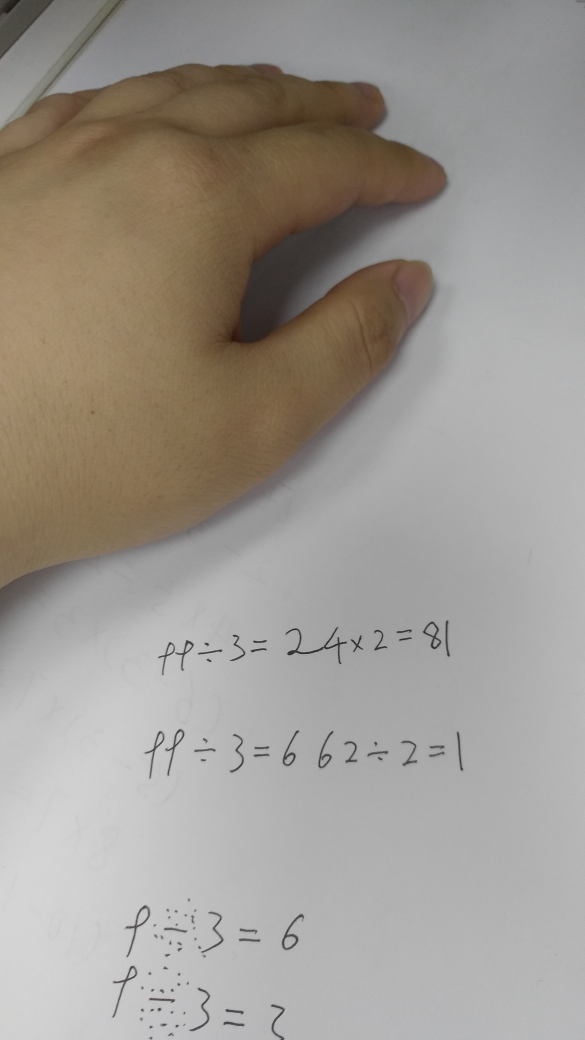
#> input picture images/bk1.jpg, 2340 x 4160 px (shown at 1/4 size)
$ python new.py   (older library calls are emulated)
#> lines starting #> are read from the running program, lines starting #| are printed output that depends on the picture; after the words box and inside, x2 and y2 are one past the last pixel; in counts of white or black regions, pixels touching at a corner belong together; long printed decimals are rounded
#> further down, img is the input picture: shape (4160, 2340, 3); mean B, G, R 144.5, 151.6, 157.3
# coding: utf-8

import numpy as np
import cv2
import matplotlib.pyplot as plt
import os
import sys


def detect(img):
    """
    :param img:
    :return:
    """
    gray = cv2.cvtColor(img, cv2.COLOR_BGR2GRAY)
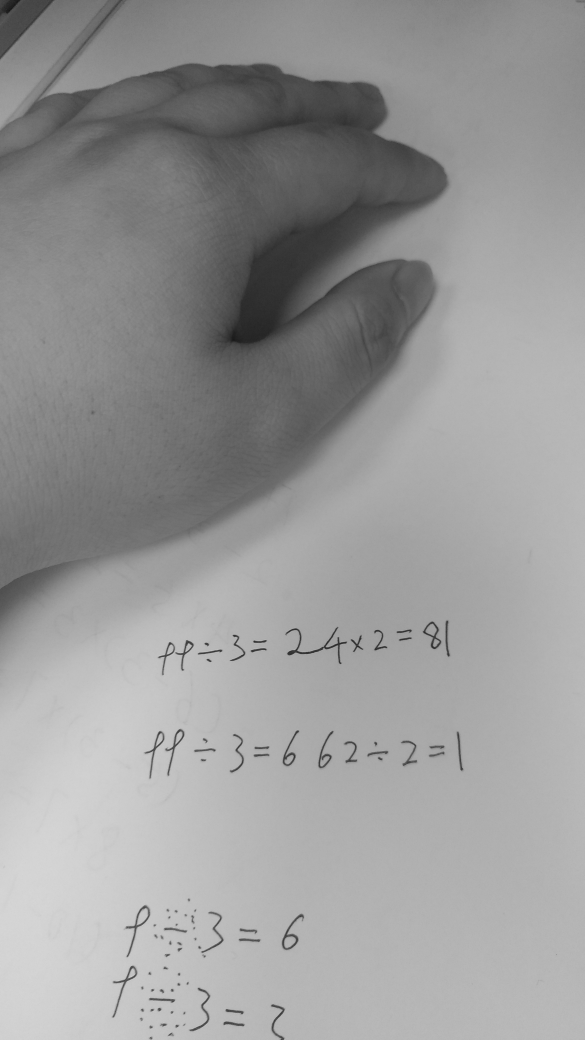
#> gray: shape (4160, 2340) (shown at 1/4 size); min 1, max 223, mean 152.5
    print(gray.shape)
#| (4160, 2340)

    dilation = preprocess(gray)

    region = find_text_region(dilation)

    for box in region:
        cv2.drawContours(img, [box], 0, (0, 255, 0), 2)

    cv2.namedWindow('img', cv2.WINDOW_NORMAL)
    cv2.imshow('img', img)

    # cv2.imwrite("contours.png", img)

    cv2.waitKey(0)
    cv2.destroyAllWindows()


def preprocess(gray):
    """
    :param img:
    :return:
    """
    sobel = cv2.Sobel(gray, cv2.CV_8U, dx=1, dy=0, ksize=3)
    # plt.imshow(sobel)
    # plt.show()

    ret, binary = cv2.threshold(sobel, 0, 255, cv2.THRESH_OTSU)
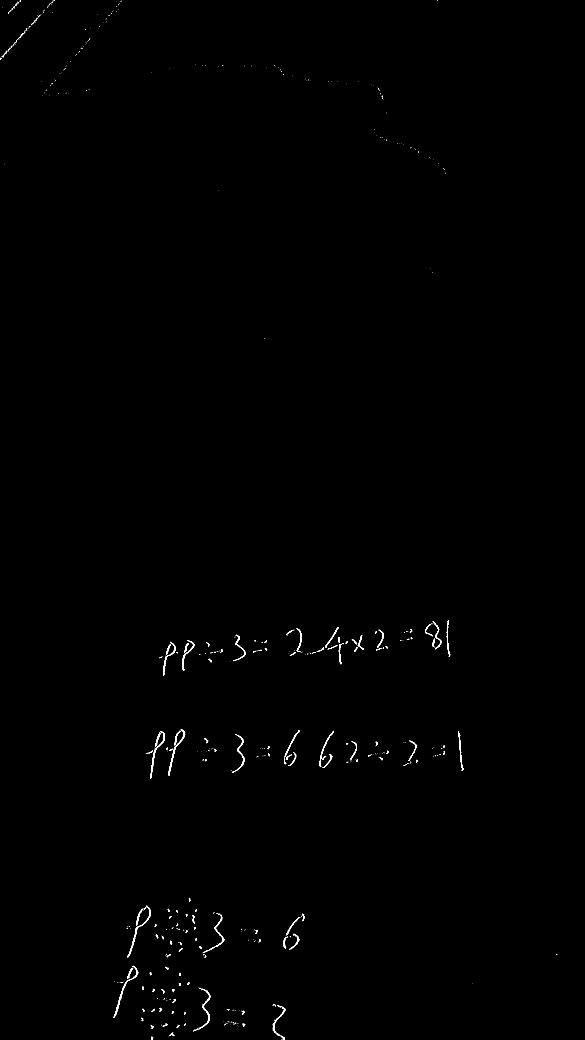
#> binary: shape (4160, 2340) (shown at 1/4 size); 0.24% white; 735 white regions (593 under 20 px), largest, box (x1, y1, x2, y2) and area: (673, 2918, 741, 3104) 972, (600, 2925, 660, 3116) 941, (453, 3916, 526, 4071) 814
#> ret = 77

    print(ret)
#| 77.0
    plt.imshow(binary)
    plt.title('ori binary')
    plt.show()

    element1 = cv2.getStructuringElement(cv2.MORPH_RECT, (10, 6))
    element2 = cv2.getStructuringElement(cv2.MORPH_RECT, (24, 4))
    #
    # element1 = cv2.getStructuringElement(cv2.MORPH_RECT, (90, 18))
    # element2 = cv2.getStructuringElement(cv2.MORPH_RECT, (72, 12))

    dilation = cv2.dilate(binary, element2, iterations=1)
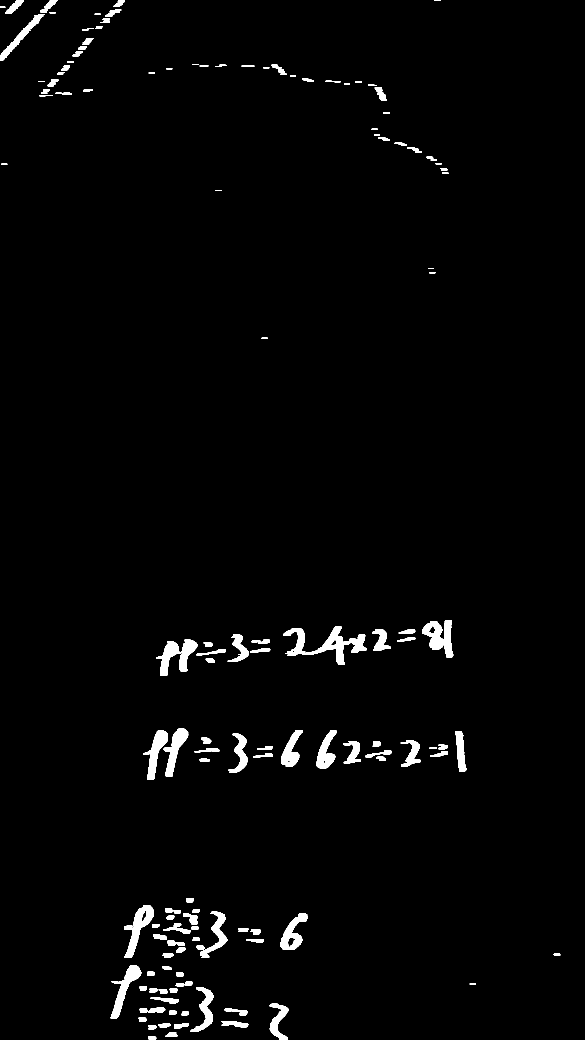
#> dilation: shape (4160, 2340) (shown at 1/4 size); 1.9% white; 164 white regions, largest, box (x1, y1, x2, y2) and area: (1134, 2507, 1467, 2659) 14897, (1689, 2481, 1813, 2629) 9718, (496, 3620, 615, 3831) 8829
    plt.imshow(dilation)
    plt.title('dil0')
    plt.show()

    erosion = cv2.erode(dilation, element1, iterations=1)
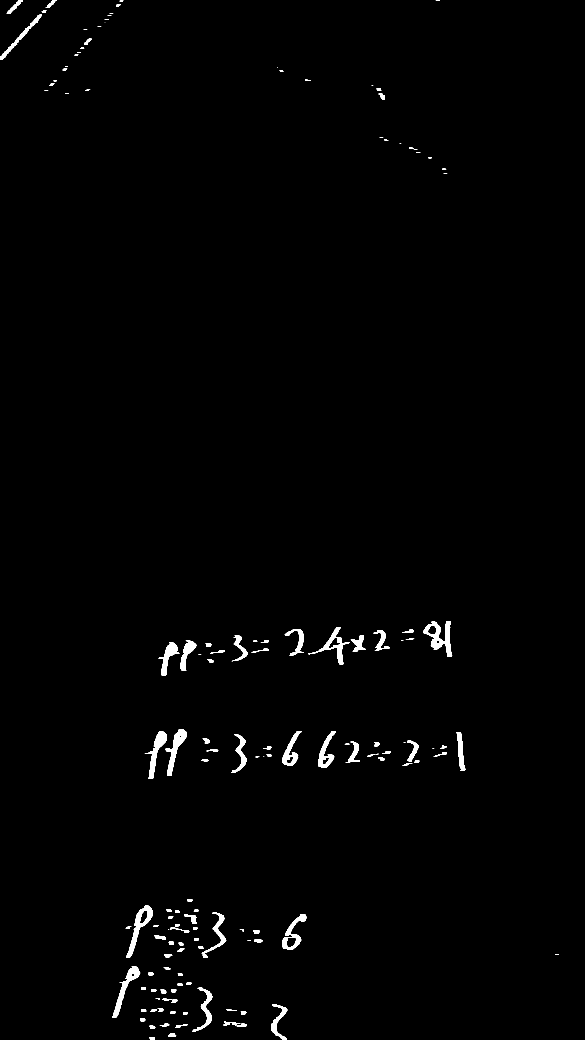
#> erosion: shape (4160, 2340) (shown at 1/4 size); 0.98% white; 145 white regions (21 under 20 px), largest, box (x1, y1, x2, y2) and area: (1694, 2484, 1809, 2627) 6117, (504, 3623, 611, 3829) 5307, (660, 2918, 748, 3104) 4997
    plt.imshow(erosion)
    plt.title('ero0')
    plt.show()

    median = cv2.medianBlur(erosion, 33)
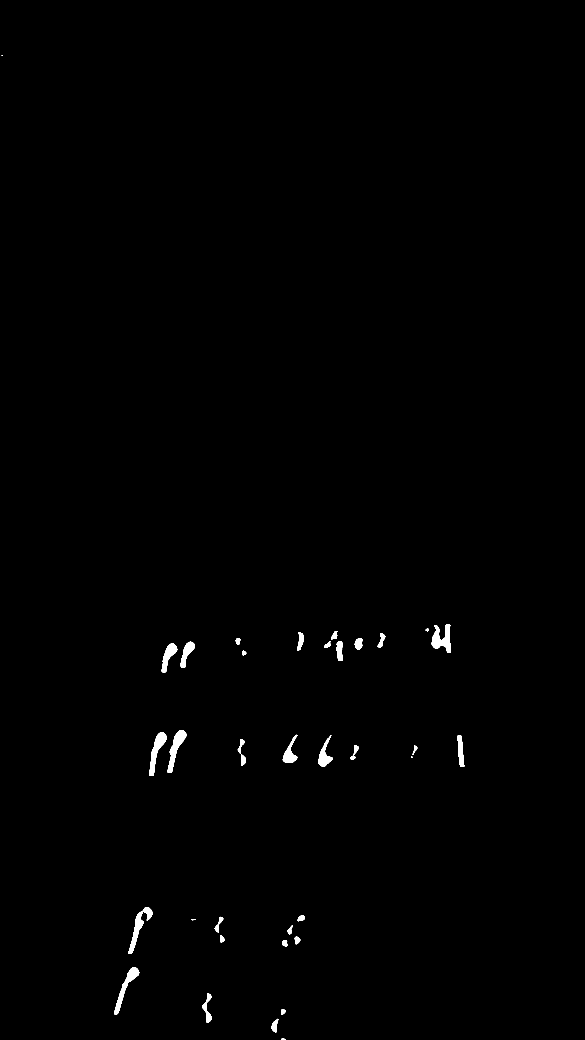
#> median: shape (4160, 2340) (shown at 1/4 size); 0.51% white; 36 white regions (2 under 20 px), largest, box (x1, y1, x2, y2) and area: (1726, 2498, 1804, 2612) 4729, (670, 2920, 746, 3092) 4540, (513, 3628, 609, 3816) 4508
    plt.imshow(median)
    plt.title('median')
    plt.show()

    # mask = 255 - cv2.adaptiveThreshold(
    #     sobel, 255,
    #     cv2.ADAPTIVE_THRESH_GAUSSIAN_C, cv2.THRESH_BINARY,
    #     3, 3)
    # plt.imshow(mask)
    # plt.title('mask')
    # plt.show()

    dilation1 = cv2.dilate(median, element2, iterations=4)
#> dilation1: shape (4160, 2340); 3.1% white; 20 white regions, largest, box (x1, y1, x2, y2) and area: (1087, 2935, 1482, 3075) 38553, (1144, 2520, 1589, 2652) 37062, (553, 2916, 794, 3111) 36569
    plt.imshow(dilation1)
    plt.title('dil1')
    plt.show()

    erosion1 = cv2.erode(dilation1, element2, iterations=1)
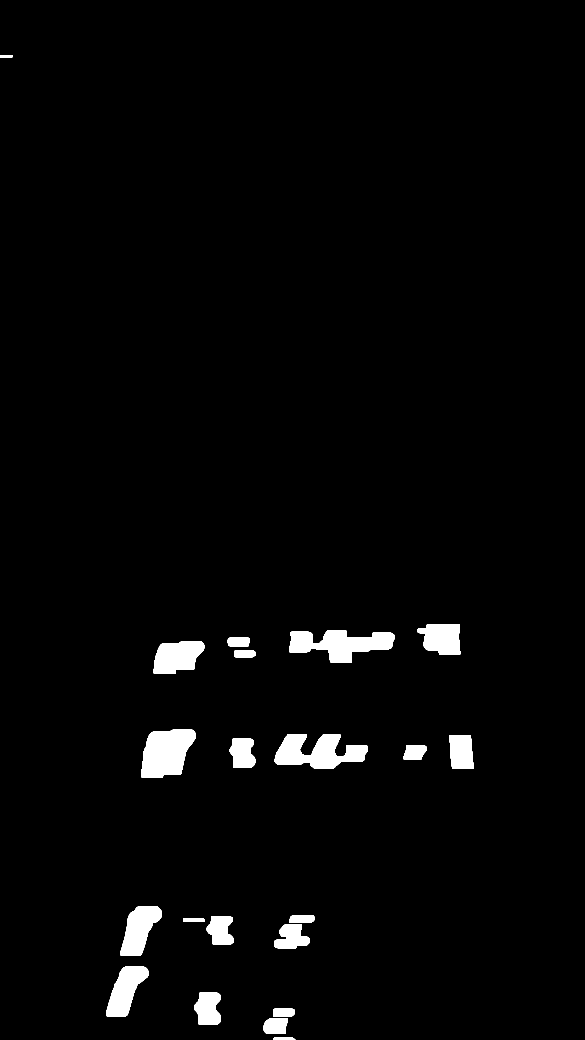
#> erosion1: shape (4160, 2340) (shown at 1/4 size); 2.5% white; 21 white regions, largest, box (x1, y1, x2, y2) and area: (565, 2918, 783, 3110) 31430, (1099, 2937, 1471, 3074) 30881, (1156, 2522, 1578, 2651) 30801
    plt.imshow(erosion1)
    plt.title('ero1')
    plt.show()

    dilation2 = cv2.dilate(erosion1, element2, iterations=8)
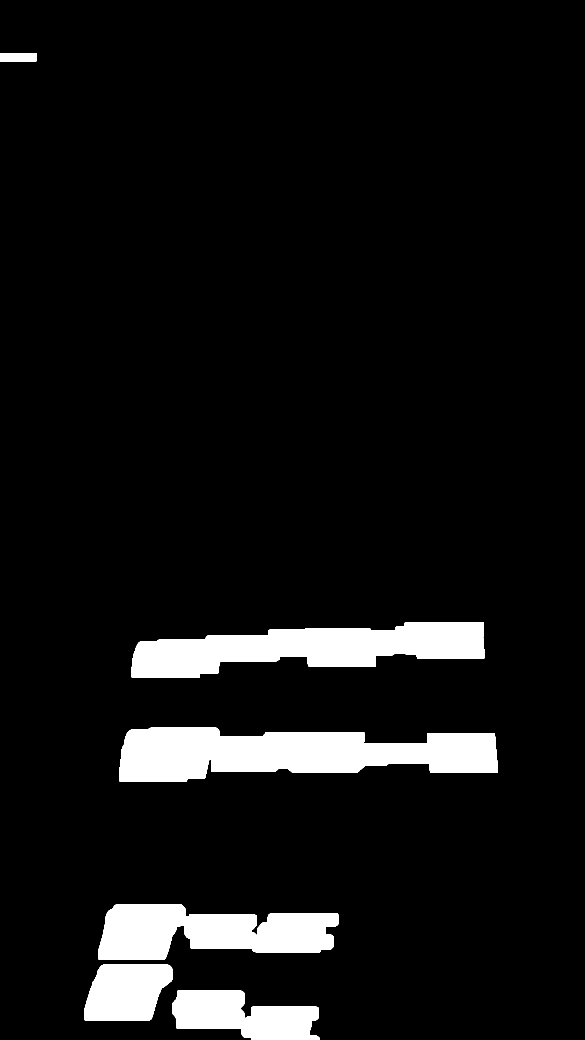
#> dilation2: shape (4160, 2340) (shown at 1/4 size); 7.4% white; 6 white regions
    plt.imshow(dilation2)
    plt.title('dil2')
    plt.show()

    return dilation2


def find_text_region(dilation):
    """
    :param dilation:
    :return:
    """
    region = []

    # 1. 查找轮廓
    image, contours, hierarchy = cv2.findContours(dilation, cv2.RETR_TREE, cv2.CHAIN_APPROX_SIMPLE)
#> contours = 6 contours; box (x1, y1, x2, y2) and area: (477, 2910, 1990, 3126) 230630, (527, 2488, 1937, 2712) 186455, (393, 3618, 1353, 3839) 146689, (690, 3963, 1277, 4160) 77616, (336, 3859, 690, 4081) 63322, (0, 212, 145, 247) 4896

    # 2. 筛选那些面积小的
    for i in range(len(contours)):
        cnt = contours[i]
        # 计算该轮廓的面积
        area = cv2.contourArea(cnt)

        # 面积小的都筛选掉
        if (area < 1000):
            continue

        # 轮廓近似，作用很小
        epsilon = 0.001 * cv2.arcLength(cnt, True)
        approx = cv2.approxPolyDP(cnt, epsilon, True)

        # 找到最小的矩形，该矩形可能有方向
        rect = cv2.minAreaRect(cnt)
        print("rect is: ")
        print(rect)

        # box是四个点的坐标
        box = cv2.boxPoints(rect)
        box = np.int0(box)

        # 计算高和宽
        height = abs(box[0][1] - box[2][1])
        width = abs(box[0][0] - box[2][0])

        # 筛选那些太细的矩形，留下扁的
        if height > width * 1.2:
            continue

        region.append(box)
#> this loop made 6 passes
#> (area, epsilon, rect, box, height, width) on passes 1 to 5: (77616.5, 1.69, ((986.7, 4061.1), (187.6, 601.2), -81.44), [[1270, 4198], [675, 4109], [703, 3923], [1297, 4013]], 275, 567), (63321.5, 1.05, ((512.5, 3969.5), (221, 353), -90), [[689, 4080], [336, 4080], [336, 3859], [689, 3859]], 221, 353), (146689, 2.71, ((872.5, 3728), (220, 959), -90), [[1352, 3838], [393, 3838], [393, 3618], [1352, 3618]], 220, 959), (230630.5, 3.67, ((1233, 3017.5), (215, 1512), -90), [[1989, 3125], [477, 3125], [477, 2910], [1989, 2910]], 215, 1512), (186455, 3.33, ((1229.8, 2596.2), (1417.1, 173.6), -3.65), [[528, 2728], [517, 2554], [1931, 2464], [1942, 2637]], 264, 1403)
#| rect is:
#| ((986.746, 4061.112), (187.567, 601.203), -81.441)
#| rect is:
#| ((512.5, 3969.5), (221.0, 353.0), -90.0)
#| rect is:
#| ((872.5, 3728.0), (220.0, 959.0), -90.0)
#| rect is:
#| ((1233.0, 3017.5), (215.0, 1512.0), -90.0)
#| rect is:
#| ((1229.792, 2596.247), (1417.095, 173.647), -3.652)
#> (further printed lines are left out)
#> after the loop, region = 6 items

    return region


# [83 lines left out: functions dododo, resave_img, mser, remove_lines, not called in this run]


if __name__ == '__main__':
    # img = cv2.imread('images/000.jpg')
    # img = cv2.imread('images/bk.jpg')
    img = cv2.imread('images/bk1.jpg')
    # [4 lines of commented-out code are left out]

    detect(img)
#> the loop in detect, `for box in region:` made 6 passes
#> box on passes 1 to 6: [[1270, 4198], [675, 4109], [703, 3923], [1297, 4013]], [[689, 4080], [336, 4080], [336, 3859], [689, 3859]], [[1352, 3838], [393, 3838], [393, 3618], [1352, 3618]], [[1989, 3125], [477, 3125], [477, 2910], [1989, 2910]], [[528, 2728], [517, 2554], [1931, 2464], [1942, 2637]], [[144, 246], [0, 246], [0, 212], [144, 212]]
    # remove_lines(img)
#> (the run stopped early here; a loop or call above may not have finished)
